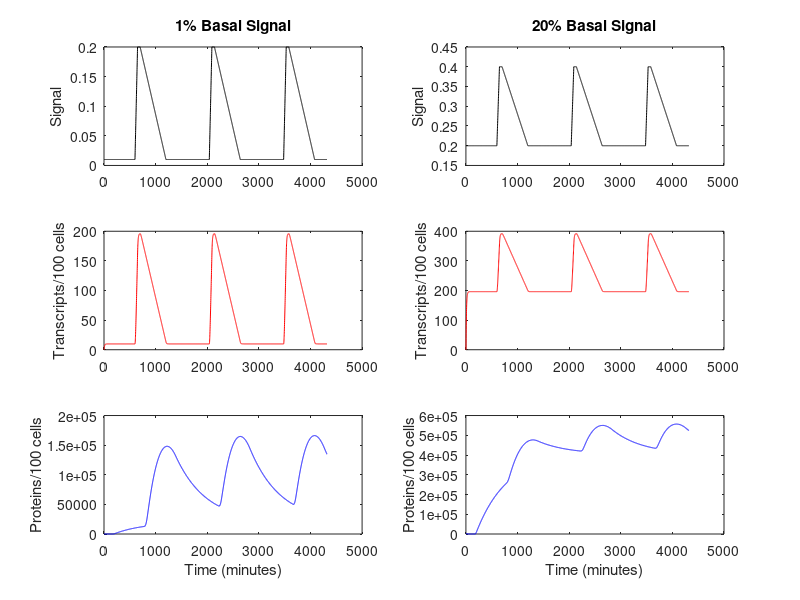
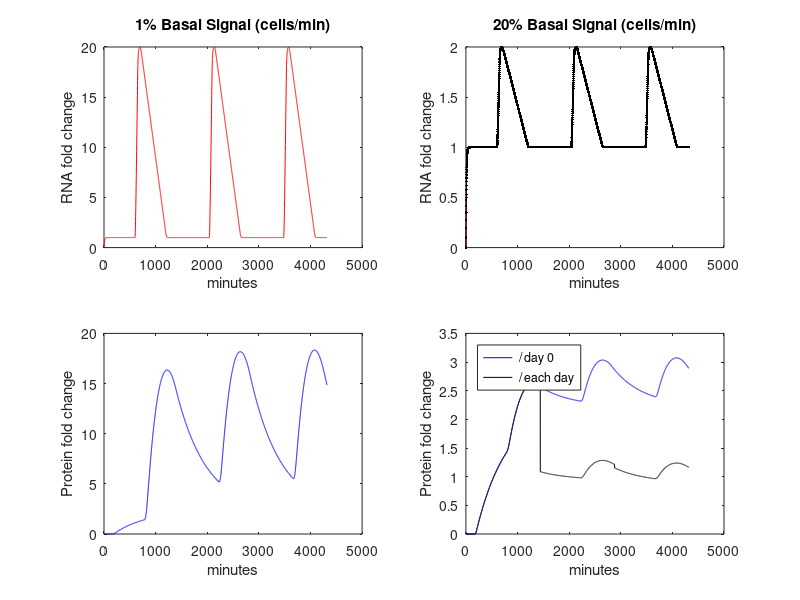
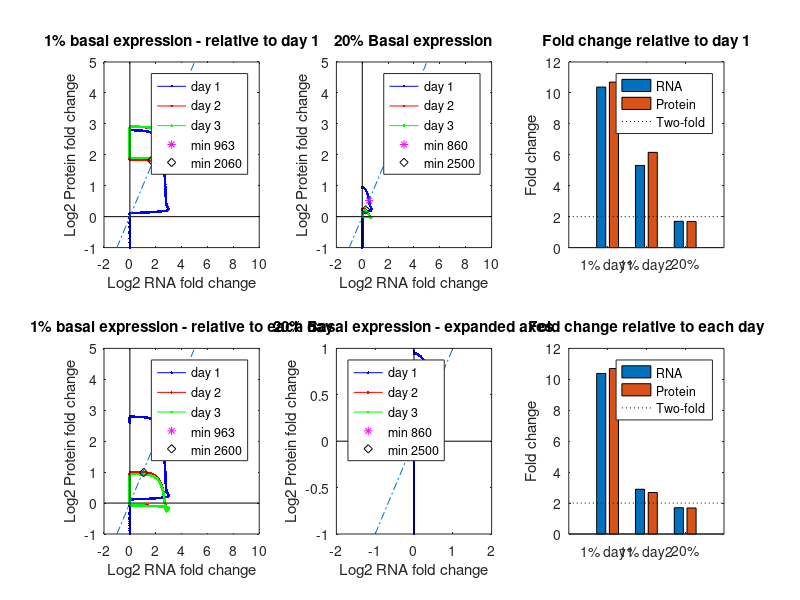
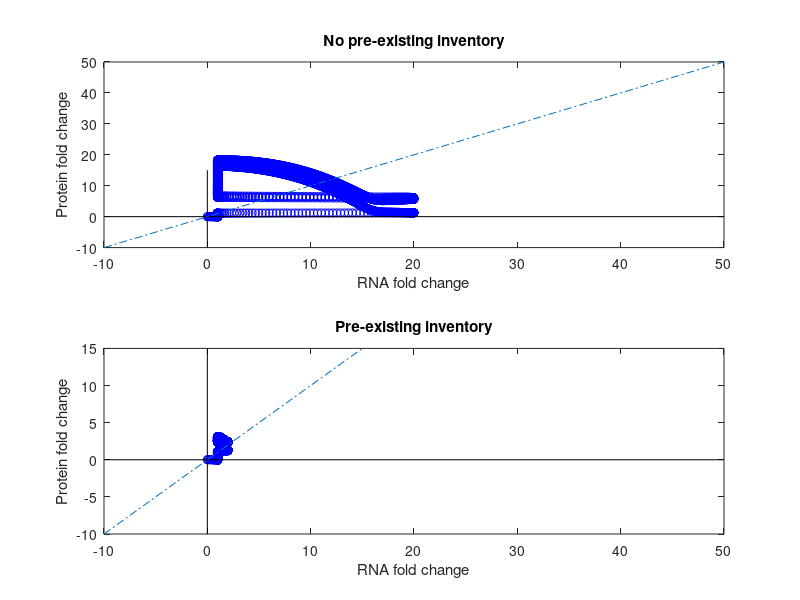

The MATLAB script that drew these images, in order:
% RNA_protein_model_062221.m 
% Version  06/22/2021
% Model by Mak Saito, WHOI 2018-2021 for MATLAB
% Simulating RNA and protein production, inventories, decay, and influence on fold-change
% Used in Walworth, Saito et al., 2021 submitted

clear

% CONSTANTS ---------------------------------------------
% time steps: 3 days in minute interals (1440 minutes per day *3)
time=[1:4320]'; %'

% *** SIGNAL parameters *** 0-1 scale
	% s0 = basal expression
	s0=0.01; % set at 1 percent of cells (non-zero) to allow ratios
	% s1 = expression at event 1
	s1=0.2; % 20 percent of cells respond to stimuli

	% alternate values for basal expression simulations
	s0alt=0.2;
	%s1alt=0.3;		
	s1alt=0.4;		

	% Duration of each signal level
	
	% Select ramp by removing comment symbol %
	% Short ramp:
	tstart=600; tplateau1=630; tplateau2=720; tend=750;
	
	% Slow ramp:
	%tstart=600; tplateau1=700; tplateau2=800; tend=1200;
	
	% Long slow ramp:
	tstart=600; tplateau1=650; tplateau2=700; tend=1200;

	% Long slow ramp:
	%tstart=600; tplateau1=650; tplateau2=700; tend=2400;

	% Alternate 1 minute signal for testing:
	%tstart=630;
	%tplateau1=630;
	%tplateau2=631;
	%tend=631;

	% calculate linear change in signal between tstart & tplateau1: amount added per time step
	sadd = ((s1-s0)/((tplateau1-tstart)));
	saddalt = ((s1alt-s0alt)/((tplateau1-tstart)));
	% calculate linear change in signal between tplateau2 & tend: amount added per time step
	sminus = ((s1-s0)/((tplateau2-tend)));
	sminusalt = ((s1alt-s0alt)/((tplateau2-tend)));

% *** Production of RNA and Protein *** 
	krna = 100; % production of a RNA transcript per 100 cells per time step
	kprotein = 3.5; % tuned using 1 minute signal to be ~6-7 proteins per transcript production based on Moran et al. 2013

% *** Degradation of RNA and Protein ***
	% krnaloss = 0.462; % (min-1) = 1.5 min half life Moran et al 2013 (from bionumbers)
	% kprotloss=0.000963 %9.63e-4; % (min-1) = 12h half life Moran et al., 2013 
	% half life to rate constant conversion: A = Ao*e^(kt); A = 0.5Ao; ln(0.5)= -0.69; t1/2 = -0.69 / k; careful of sign error
	krnaloss = 0.102; % (min-1) 6.8 min half life Selinger et al., 2003 Genome Res. E coli
	kprotloss=0.0017; %  6.9 - 34 h range half lives (k = 0.1 - 0.022 h-1; 0.0017- 3.7e-4 m-1) Pratt et al., 2002 Mol Cell Proteomics

	
% *** Delay between signal and RNA ***
	drna=1; % delay constants in minutes
	% delay between transcription and translation
	dprotein=180; % delay constants in minutes	

% initialize arrays
	% signal to s0
	signal(:,1)=ones(4320,1).*s0;
	signal(:,2)=ones(4320,1).*s0alt;
	binsignal=zeros(4320,2);
	RNA=zeros(4320,2);
	protein=zeros(4320,2);
	protein(1:20,2)=1800; %initial protein concentration (first 20min due to time steps)
	binRNA=zeros(4320,2);
	binprotein=zeros(4320,2);

% select time zero point for fold-change calculations
	% one hour before signal initiates
	t0=9*60; % 9 hours
%---------------------------------------------------------------------------------------

% *** Calculate Signal ***
% First panels: Initial signal = 0 
% Middle Panels: Initial signal > zero (s0alt), increases to s1alt 
for i = 1:4320
	if time(i) > tstart
		signal(i,1) = signal(i-1,1)+sadd;
		signal(i,2) = signal(i-1,2)+saddalt;
	if time(i) > tplateau1
		signal(i,1)=s1;
		signal(i,2)=s1alt;
	if time(i) > tplateau2
		signal(i,1) = signal(i-1,1) + sminus;
		signal(i,2) = signal(i-1,2) + sminusalt;
	if time(i) > tend
		signal(i,1) = s0;
		signal(i,2) = s0alt;
	if time(i) > tstart+1440
		signal(i,1) = signal(i-1,1)+sadd;
		signal(i,2) = signal(i-1,2)+saddalt;
	if time(i) > tplateau1+1440
		signal(i,1)=s1;
		signal(i,2)=s1alt;
	if time(i) > tplateau2+1440
		signal(i,1) = signal(i-1,1) + sminus;
		signal(i,2) = signal(i-1,2) + sminusalt;
	if time(i) > tend+1440
		signal(i,1) = s0;
		signal(i,2) = s0alt;
	if time(i) > tstart+2880
		signal(i,1) = signal(i-1,1)+sadd;
		signal(i,2) = signal(i-1,2)+saddalt;
	if time(i) > tplateau1+2880
		signal(i,1)=s1;
		signal(i,2)=s1alt;
	if time(i) > tplateau2+2880
		signal(i,1) = signal(i-1,1) + sminus;
		signal(i,2) = signal(i-1,2) + sminusalt;
	if time(i) > tend+2880
		signal(i,1) = s0;
		signal(i,2) = s0alt;
	end
	end
	end
	end
	end
	end
	end
	end
	end
	end
	end
	end
end

% *** RNA Inventory Calculations ***
% calculate RNA (1) no basal expression (2) basal expression, using offset drna 
for i = (drna+1):4320  % start index at i >=2
	RNA(i,1) = RNA(i-1,1) + krna*signal(i-drna,1)-krnaloss*RNA(i-1,1);
	RNA(i,2) = RNA(i-1,2) + krna*signal(i-drna,2)-krnaloss*RNA(i-1,2);
end

% *** Protein Inventory Calculations ***
% calculate Protein (1) no basal expression (2) basal expression, using offset dprotein 
% prior protein time step, plus production from RNA (with time step 20min), minus protein loss prior step
for i = (dprotein+1):4320
	protein(i,1) = protein(i-1,1) + kprotein*RNA(i-dprotein,1) - kprotloss*protein(i-1,1);
	protein(i,2) = protein(i-1,2) + kprotein*RNA(i-dprotein,2) - kprotloss*protein(i-1,2);
end

% Calculate fold change relative to t0
	RNAfold_s0_zero = RNA(:,1)./RNA(t0,1);
	Proteinfold_s0_zero = protein(:,1)./protein(t0,1);
	RNAfold_s0_notzero = RNA(:,2)./RNA(t0,2);
	Proteinfold_s0_notzero = protein(:,2)./protein(t0,2);

% Calculate fold change each day 
% start by settting new arrays divided by t0
	RNAfold_s0_zero_byday = RNA(:,1)./RNA(t0,1);
	Proteinfold_s0_zero_byday = protein(:,1)./protein(t0,1);
	RNAfold_s0_notzero_byday = RNA(:,2)./RNA(t0,2);
	Proteinfold_s0_notzero_byday = protein(:,2)./protein(t0,2);
% rewrite day 2
for i = 1441:2880
	RNAfold_s0_zero_byday(i,1) = RNA(i,1)/RNA(t0+1440,1);
	Proteinfold_s0_zero_byday(i,1) = protein(i,1)/protein(t0+1440,1);
	RNAfold_s0_notzero_byday(i,1) = RNA(i,2)/RNA(t0+1440,2);
	Proteinfold_s0_notzero_byday(i,1) = protein(i,2)/protein(t0+1440,2);
end
% rewrite day 3
for i = 2881:4320
	RNAfold_s0_zero_byday(i,1) = RNA(i,1)/RNA(t0+2880,1);
	Proteinfold_s0_zero_byday(i,1) = protein(i,1)/protein(t0+2880,1);
	RNAfold_s0_notzero_byday(i,1) = RNA(i,2)/RNA(t0+1440,2);
	Proteinfold_s0_notzero_byday(i,1) = protein(i,2)/protein(t0+2880,2);
end

% --- FIGURES -------------------------------------------------------------

% choose time window (i= end) to plot up to 4320 minutes (3 days)
%i=1440
i=4320;
figure(1)
clf
subplot(321)
plot(time(1:i), signal(1:i,1),'k-')
%axis([0 20 0 1.2])
title('1% Basal Signal')
ylabel('Signal')
subplot(323)
axis([0 20 0 2])
plot(time(1:i),RNA(1:i),'r-')
ylabel('Transcripts/100 cells')
subplot(325)
plot(time(1:i),protein(1:i),'b-')
%axis([0 20 0 70])
ylabel('Proteins/100 cells')
xlabel('Time (minutes)')
subplot(322)
plot(time(1:i), signal(1:i,2),'k-')
%axis([0 20 0 1.2])
title('20% Basal Signal')
ylabel('Signal')
subplot(324)
plot(time(1:i),RNA(1:i,2),'r-')
%axis([0 20 0 2])
ylabel('Transcripts/100 cells')
subplot(326)
plot(time(1:i),protein(1:i,2),'b-')
%axis([0 20 0 70])
ylabel('Proteins/100 cells')
xlabel('Time (minutes)')
print('rnap_fig1', '-dpng', '-r600'); %


figure(2)
clf
subplot(221)
plot(time(1:i), RNAfold_s0_zero(1:i), 'r-')
xlabel('minutes')
ylabel('RNA fold change')
title('1% Basal Signal (cells/min)')
subplot(223)
plot(time(1:i), Proteinfold_s0_zero(1:i), 'b-')
xlabel('minutes')
ylabel('Protein fold change')
subplot(222)
plot(time(1:i), RNAfold_s0_notzero(1:i), 'r-'); hold on
plot(time(1:i), RNAfold_s0_notzero_byday(1:i), 'k.-')
xlabel('minutes')
ylabel('RNA fold change')
title('20% Basal Signal (cells/min)')
subplot(224)
plot(time(1:i), Proteinfold_s0_notzero(1:i), 'b-'); hold on
plot(time(1:i), Proteinfold_s0_notzero_byday(1:i), 'k-')
xlabel('minutes')
ylabel('Protein fold change')
legend('/ day 0','/ each day','location','northwest') 
print('rnap_fig2', '-dpng', '-r600'); %

figure(3)
clf
xline=[-10,0; 50, 0]; 
yline=[0, -10; 0, 15];
onetoone=[-10; 50];
subplot(211)
plot(RNAfold_s0_zero,Proteinfold_s0_zero,'ob'); hold on
plot(xline(:,1), xline(:,2),'k-');
plot(yline(:,1), yline(:,2),'k-');
plot(onetoone(:,1), onetoone(:,1),'-.')
axis([-10 50 -10 50])
xlabel('RNA fold change')
ylabel('Protein fold change')
title('No pre-existing inventory')
subplot(212)
plot(RNAfold_s0_notzero,Proteinfold_s0_notzero,'ob'); hold on
plot(xline(:,1), xline(:,2),'k-');
plot(yline(:,1), yline(:,2),'k-');
plot(onetoone(:,1), onetoone(:,1),'-.')
axis([-10 50 -10 15])
xlabel('RNA fold change')
ylabel('Protein fold change')
title('Pre-existing inventory')

figure(4)
clf
xline=[-10,0; 50, 0]; 
yline=[0, -10; 0, 15];
onetoone=[-2; 7];

subplot(231)
plot(log(RNAfold_s0_zero(1:1440)),log(Proteinfold_s0_zero(1:1440)),'b.-'); hold on
plot(log(RNAfold_s0_zero(1441:2880)),log(Proteinfold_s0_zero(1441:2880)),'r.-'); hold on
plot(log(RNAfold_s0_zero(2881:4320)),log(Proteinfold_s0_zero(2881:4320)),'g.-'); hold on
plot(log(RNAfold_s0_zero(963)),log(Proteinfold_s0_zero(963)),'m*')
plot(log(RNAfold_s0_zero(2060)),log(Proteinfold_s0_zero(2060)),'kd')
plot(xline(:,1), xline(:,2),'k-');
plot(yline(:,1), yline(:,2),'k-');
plot(onetoone(:,1), onetoone(:,1),'-.')
axis([-2 10 -1 5])
xlabel('Log2 RNA fold change')
ylabel('Log2 Protein fold change')
%title('No pre-existing inventory; relative to day 1')
title('1% basal expression - relative to day 1')
legend('day 1','day 2', 'day 3','min 963', 'min 2060')

subplot(232)
%plot(log(RNAfold_s0_notzero),log(Proteinfold_s0_notzero),'r-+'); hold on
plot(log(RNAfold_s0_notzero_byday(1:1440)),log(Proteinfold_s0_notzero_byday(1:1440)),'b.-'); hold on
plot(log(RNAfold_s0_notzero_byday(1441:2880)),log(Proteinfold_s0_notzero_byday(1441:2880)),'r.-'); hold on
plot(log(RNAfold_s0_notzero_byday(2881:4320)),log(Proteinfold_s0_notzero_byday(2881:4320)),'g.-'); hold on
plot(log(RNAfold_s0_notzero_byday(860)),log(Proteinfold_s0_notzero_byday(860)),'m*')
plot(log(RNAfold_s0_notzero_byday(2500)),log(Proteinfold_s0_notzero_byday(2500)),'kd')
plot(xline(:,1), xline(:,2),'k-');
plot(yline(:,1), yline(:,2),'k-');
plot(onetoone(:,1), onetoone(:,1),'-.')
axis([-2 10 -1 5])
%axis([-2 2 -1 1])
xlabel('Log2 RNA fold change')
ylabel('Log2 Protein fold change')
title('20% Basal expression')
legend('day 1','day 2', 'day 3','min 860', 'min 2500')

subplot(234)
plot(log(RNAfold_s0_zero_byday(1:1440)),log(Proteinfold_s0_zero_byday(1:1440)),'b.-'); hold on
plot(log(RNAfold_s0_zero_byday(1441:2880)),log(Proteinfold_s0_zero_byday(1441:2880)),'r.-'); hold on
plot(log(RNAfold_s0_zero_byday(2881:4320)),log(Proteinfold_s0_zero_byday(2881:4320)),'g.-'); hold on
plot(log(RNAfold_s0_zero_byday(963)),log(Proteinfold_s0_zero_byday(963)),'m*')
plot(log(RNAfold_s0_zero_byday(2600)),log(Proteinfold_s0_zero_byday(2600)),'kd')
plot(xline(:,1), xline(:,2),'k-');
plot(yline(:,1), yline(:,2),'k-');
plot(onetoone(:,1), onetoone(:,1),'-.')
axis([-2 10 -1 5])
xlabel('Log2 RNA fold change')
ylabel('Log2 Protein fold change')
%title('No pre-existing inventory ; relative to each day')
title('1% basal expression - relative to each day')
legend('day 1','day 2', 'day 3','min 963', 'min 2600')

subplot(235)
%plot(log(RNAfold_s0_notzero(1:1440)),log(Proteinfold_s0_notzero(1:1440)),'k-+'); hold on
plot(log(RNAfold_s0_notzero_byday(1:1440)),log(Proteinfold_s0_notzero_byday(1:1440)),'b.-'); hold on
plot(log(RNAfold_s0_notzero_byday(1441:2880)),log(Proteinfold_s0_notzero_byday(1441:2880)),'r.-'); hold on
plot(log(RNAfold_s0_notzero_byday(2881:4320)),log(Proteinfold_s0_notzero_byday(2881:4320)),'g.-'); hold on
plot(log(RNAfold_s0_notzero_byday(860)),log(Proteinfold_s0_notzero_byday(860)),'m*')
plot(log(RNAfold_s0_notzero_byday(2500)),log(Proteinfold_s0_notzero_byday(2500)),'kd')
plot(xline(:,1), xline(:,2),'k-');
plot(yline(:,1), yline(:,2),'k-');
plot(onetoone(:,1), onetoone(:,1),'-.')
% cross 1:1 line
axis([-2 2 -1 1])
xlabel('Log2 RNA fold change')
ylabel('Log2 Protein fold change')
%title('Pre-existing inventory; zoomed in')
title('20% Basal expression - expanded axes')
legend('day 1','day 2', 'day 3', 'min 860', 'min 2500','Location','Northwest')

subplot(233)
foldmatrix=[(RNAfold_s0_zero(963)),(Proteinfold_s0_zero(963)); ...
	 (RNAfold_s0_zero(2060)),(Proteinfold_s0_zero(2060)); ...
	 (RNAfold_s0_notzero_byday(860)),(Proteinfold_s0_notzero_byday(860))];
bar(foldmatrix,0.75,'grouped'); hold on
xline=[0 4]; yline=[2 2];
plot(xline, yline,'k:')
ylabel('Fold change')
str = {'1% day1';'1% day2'; '20%'};
set(gca, 'XTickLabel',str, 'XTick',1:numel(str))
legend('RNA','Protein','Two-fold')
title('Fold change relative to day 1')

subplot(236)
foldmatrix_byday=[(RNAfold_s0_zero(963)),(Proteinfold_s0_zero(963)); ...
	(RNAfold_s0_zero_byday(2600)),(Proteinfold_s0_zero_byday(2600)); ...
	(RNAfold_s0_notzero_byday(860)),(Proteinfold_s0_notzero_byday(860))];
bar(foldmatrix_byday,0.75,'grouped'); hold on
plot(xline, yline,'k:')
ylabel('Fold change')
str = {'1% day1';'1% day2'; '20%'};
set(gca, 'XTickLabel',str, 'XTick',1:numel(str))
legend('RNA','Protein','Two-fold')
title('Fold change relative to each day')
print('rnap_fig4', '-dpng', '-r600'); %


